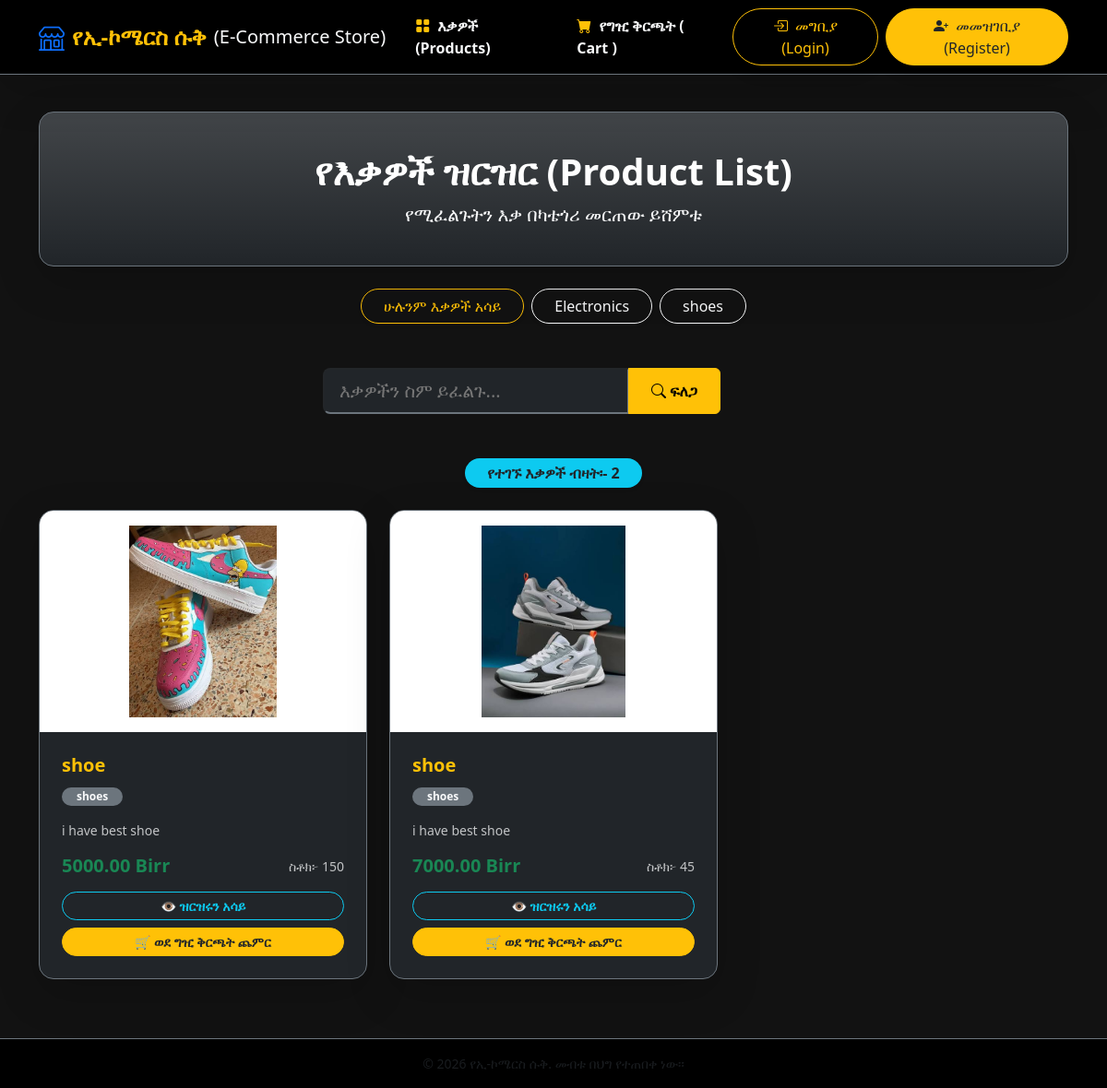
Before: /?category=2 with the older database file.
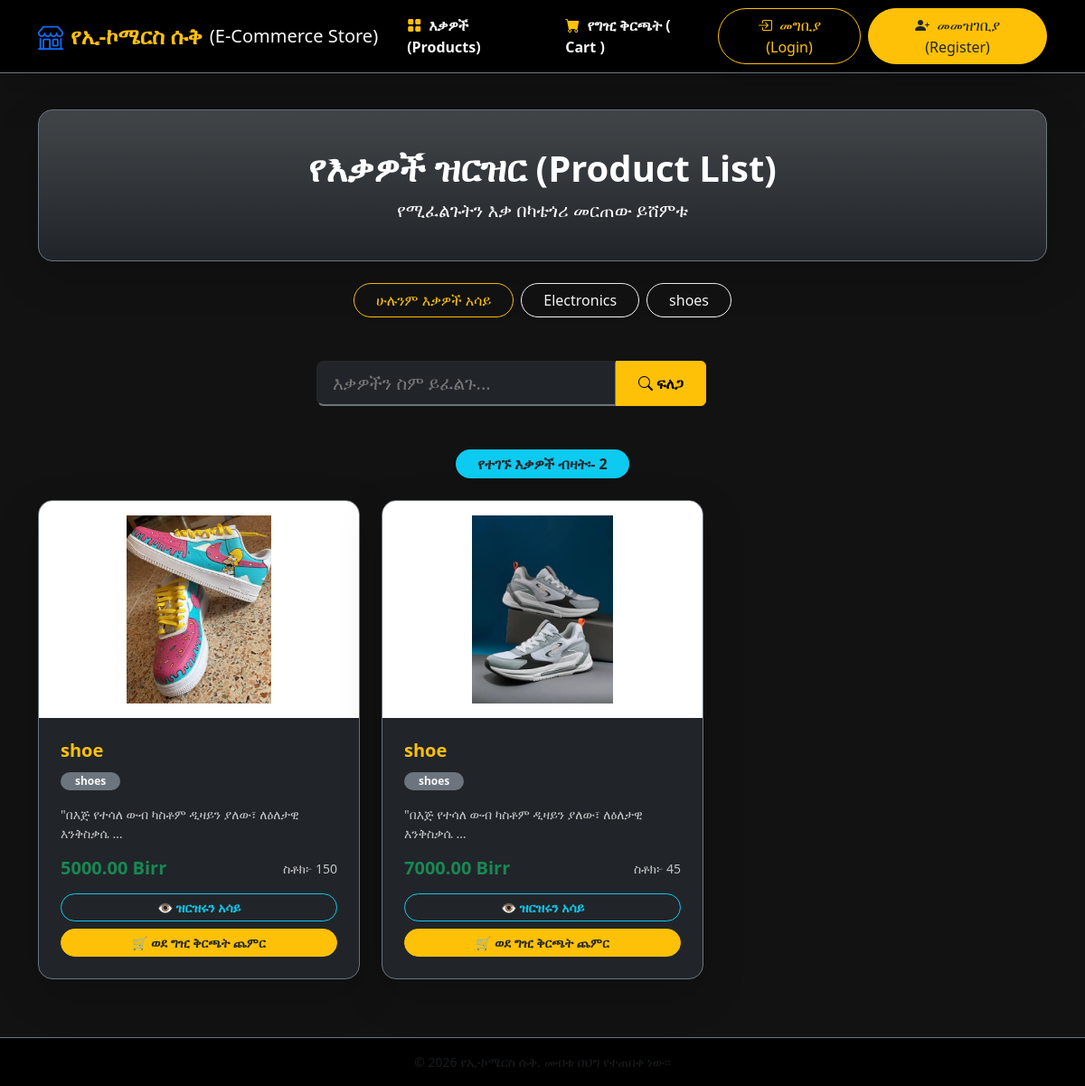
After: the same page with the newer database file.
### store/models.py (models this page shows, shortened)
class Product(models.Model):
    category = models.ForeignKey(Category, on_delete=models.CASCADE, null=True ,blank=True)
    name = models.CharField(max_length=100)
    description = models.TextField()
    price = models.DecimalField(max_digits=10, decimal_places=2)
    stock = models.PositiveIntegerField()
    image = models.ImageField(upload_to='products/', null=True, blank=True)
    created_at = models.DateTimeField(auto_now_add=True)
    updated_at = models.DateTimeField(auto_now=True)

class Category(models.Model):
    name = models.CharField(max_length=100)
    class Meta:
        verbose_name_plural = "Categories"

### store/views.py (the view)
# urls.py: path('',views.product_list , name="product_list"),
def product_list(request):
    category_id = request.GET.get('category')
    search_query = request.GET.get('search')
    categories = Category.objects.all()
    products = Product.objects.all()
    if category_id:
        products = Product.objects.filter(category_id=category_id)
        selected_category = int(category_id)
    else:
        selected_category = None
    if search_query:
        products = products.filter(Q(name__icontains=search_query) | Q(description__icontains=search_query))
    product_count = products.count()
    paginator = Paginator(products, 3)
    page_number = request.GET.get('page')
    page_obj = paginator.get_page(page_number)
    return render (request, 'store/product_list.html' , {
        'products': page_obj,
        'categories': categories,
        'product_count': product_count,
        'selected_category': selected_category,
        'search_query': search_query
    })

### store/templates/store/product_list.html (shortened to what the changed rows need)
{% extends 'store/base.html' %}
{% block content %}
    <div class="container py-3">
        <div class="card bg-gradient text-white border-secondary  my-4 p-4 bg-dark  rounded-4 shadow-lg text-center">
            <div class="card-body">
                <h1 class="display-6 fw-bold text-white mb-2"> የእቃዎች ዝርዝር (Product List) </h1>
            </div>
        </div>
        <div class="row g-4">
            {% for product in products %}
            <div class="col-12 col-md-6 col-lg-4">
                <div class="card h-100 bg-dark text-light border-secondary shadow-lg rounded-4 overflow-hidden d-flex flex-column">
                    {% if product.image %}
                    <div class="bg-white p-3 text-center d-flex align-items-center justify-content-center" style="height: 240px;">
                        <img src="{{ product.image.url }}" class="img-fluid" style="max-height: 100%; object-fit: contain;" alt="{{ product.name }}">
                    </div>
                    {% else %}
                    <div class="bg-secondary p-3 text-center d-flex align-items-center justify-content-center text-light" style="height: 240px;">
                        <span>ምስል የለውም</span>
                    </div>
                    {% endif %}
                    <div class="card-body d-flex flex-column justify-content-between p-4">
                        <div>
                            <h5 class="card-title text-warning fw-bold text-truncate mb-2">
                                <a href="{% url 'product_detail' product.pk %}" class="text-decoration-none text-warning">
                                    {{ product.name }}
                                </a>
                            </h5>
                            {% if product.category %}
                                <span class="badge bg-secondary text-light mb-3 px-3 py-1 rounded-pill">{{ product.category.name }}</span>
                            {% endif %}
                            <p class="card-text text-light opacity-75 small mb-3">
                                {{ product.description|truncatewords:8 }}
                            </p>
                        </div>
                        <div>
                            <div class="d-flex justify-content-between align-items-center mb-3">
                                <h5 class="text-success fw-bold mb-0">{{ product.price }} Birr</h5>
                                <small class="text-light opacity-75">ስቶክ፦ {{ product.stock }}</small>
                            </div>
                            <div class="d-grid gap-2">
                                <a href="{% url 'product_detail' product.pk %}" class="btn btn-outline-info rounded-pill fw-bold btn-sm">
                                    👁️ ዝርዝሩን አሳይ
                                </a>
                                <a href="{% url 'add_to_cart' product.id %}" class="btn btn-warning rounded-pill fw-bold btn-sm text-dark">
                                    🛒 ወደ ግዢ ቅርጫት ጨምር
                                </a>
                            </div>
                        </div>
                    </div>
                </div>
            </div>
            {% empty %}
            <div class="col-12 text-center py-5">
                <h4 class="text-muted">ምንም አይነት እቃ አልተገኘም።</h4>
            </div>
            {% endfor %}
        </div>
        </div>
{% endblock content %}

Changed rows visible on the page:
changed Product (number 1 of 2 on the later page): description "i have best shoe" → "\"በእጅ የተሳለ ውብ ካስቶም ዲዛይን ያለው፣ ለዕለታዊ እንቅስቃሴ …"
changed Product (number 2 of 2 on the later page): description "i have best shoe" → "\"በእጅ የተሳለ ውብ ካስቶም ዲዛይን ያለው፣ ለዕለታዊ እንቅስቃሴ …"
